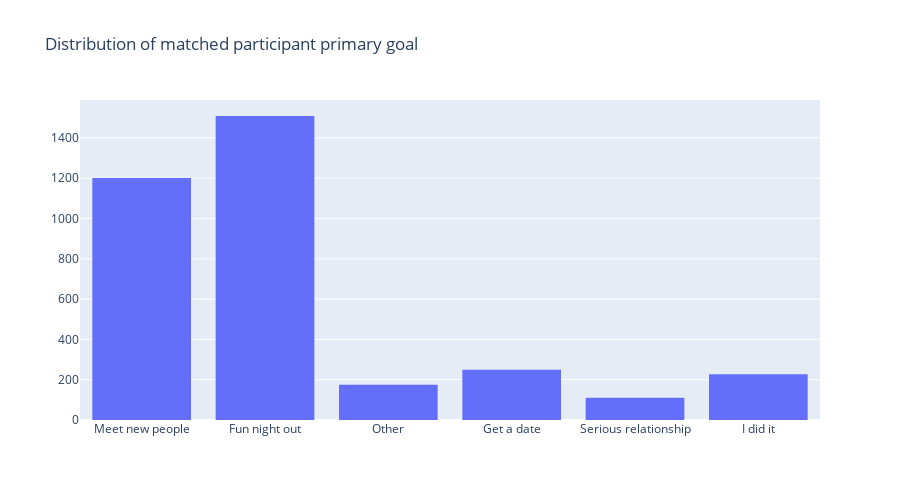

Notebook source saved alongside this figure:
### Code cell
#Plotting primary goal of matched partipants
fig = make_subplots(rows=1, cols=1)

tr1=go.Histogram(x=sd_df_dec_o['goal'],name='Goal Histogram')

fig.add_trace(tr1,row=1,col=1)

fig.update_layout(height=500, width=900, title_text="Distribution of matched participant primary goal")
fig.show()

### Figure 1 — Plotly figure (JSON) as saved in the notebook; plotly's stock layout.template omitted (floating-point values rounded to 4 significant figures; data arrays with more than 128 entries replaced by an {"elided": "..."} marker saying what was removed)
{"data": [{"name": "Goal Histogram", "type": "histogram", "x": {"elided": "3515 str values"}, "xaxis": "x", "yaxis": "y"}], "layout": {"height": 500, "title": {"text": "Distribution of matched participant primary goal"}, "width": 900, "xaxis": {"anchor": "y", "domain": [0, 1]}, "yaxis": {"anchor": "x", "domain": [0, 1]}}}
